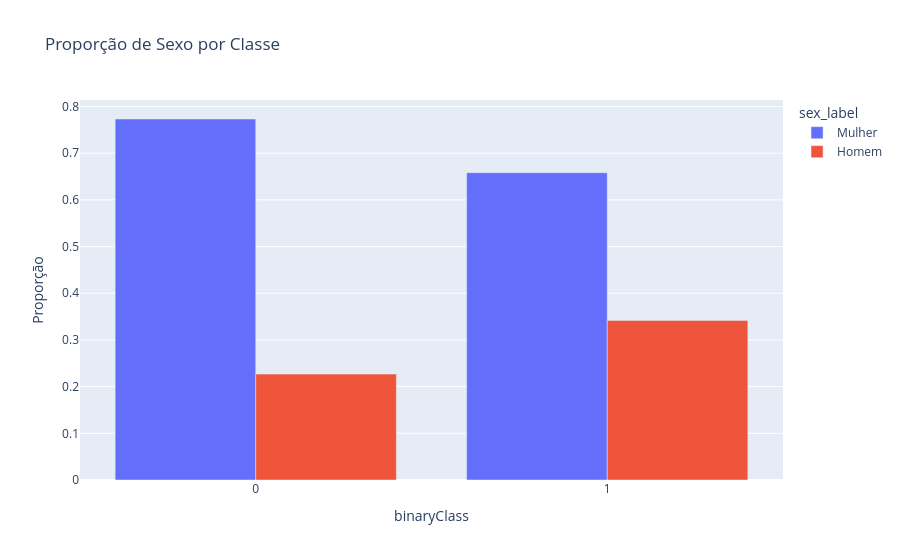

The notebook cell saved with this chart:
### Markdown cell above
Agora vou agrupar e cruzar alguns dados, pra entender melhor nossa base, antes de simplesmente modelar: Analisar proporções em Sexo, idade, Referal Sources

### Code cell
df['sex_label'] = df['sex'].map({0:"Mulher", 1:"Homem"})#Criando uma nova coluna

sex_alvo =(
    df
    .groupby('binaryClass')['sex_label']#Agrupou os valores da coluna total de sexo por classe (binaryClass).
    .value_counts(normalize=True)#Proporcionalizou os valores agrupados.
    .rename('Proporção')
    .reset_index()
)

fig = px.bar(
    sex_alvo,
    x='binaryClass',
    y='Proporção',
    color='sex_label',
    title='Proporção de Sexo por Classe',
    barmode='group'
)

fig.show()

### Figure 1 — Plotly figure (JSON) as saved in the notebook; plotly's stock layout.template omitted (floating-point values rounded to 4 significant figures)
{"data": [{"alignmentgroup": "True", "hovertemplate": "sex_label=Mulher<br>binaryClass=%{x}<br>Proporção=%{y}<extra></extra>", "legendgroup": "Mulher", "marker": {"color": "#636efa", "pattern": {"shape": ""}}, "name": "Mulher", "offsetgroup": "Mulher", "orientation": "v", "showlegend": true, "textposition": "auto", "type": "bar", "x": [0, 1], "xaxis": "x", "y": [0.7731, 0.6582], "yaxis": "y"}, {"alignmentgroup": "True", "hovertemplate": "sex_label=Homem<br>binaryClass=%{x}<br>Proporção=%{y}<extra></extra>", "legendgroup": "Homem", "marker": {"color": "#EF553B", "pattern": {"shape": ""}}, "name": "Homem", "offsetgroup": "Homem", "orientation": "v", "showlegend": true, "textposition": "auto", "type": "bar", "x": [0, 1], "xaxis": "x", "y": [0.2269, 0.3418], "yaxis": "y"}], "layout": {"barmode": "group", "legend": {"title": {"text": "sex_label"}, "tracegroupgap": 0}, "title": {"text": "Proporção de Sexo por Classe"}, "xaxis": {"anchor": "y", "domain": [0, 1], "title": {"text": "binaryClass"}}, "yaxis": {"anchor": "x", "domain": [0, 1], "title": {"text": "Proporção"}}}}
